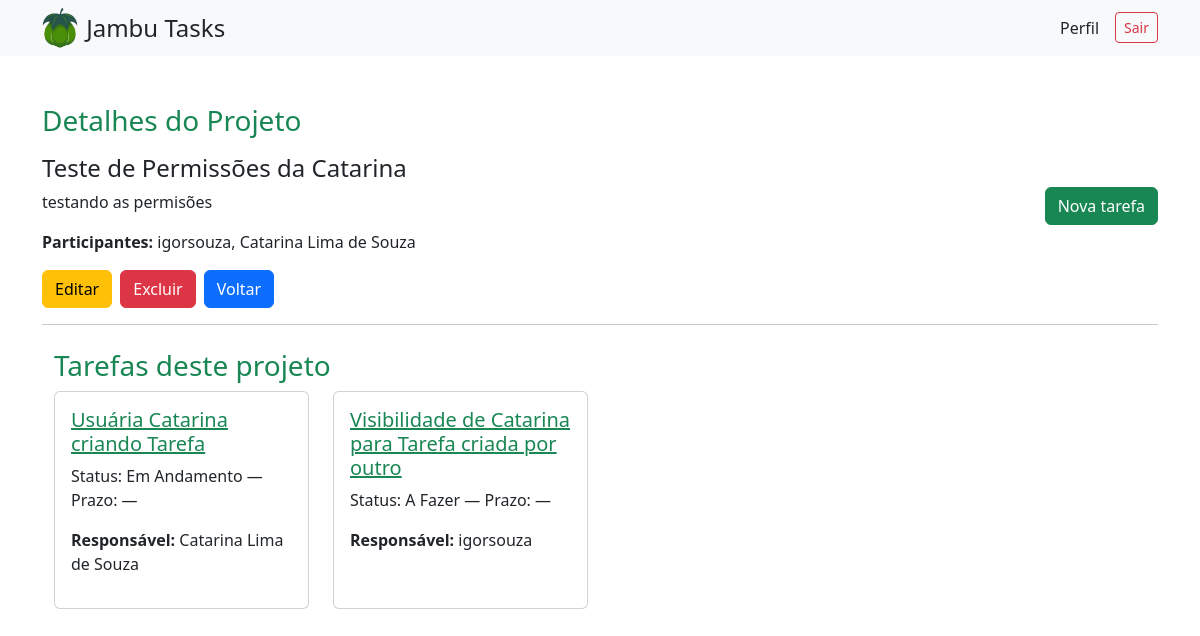
Screenshot of /projetos/14/ (signed in) with the database file from the repository.
### projetos/models.py (models this page shows, shortened)
class Projeto(models.Model):
    titulo = models.CharField("Título", max_length=200, default="Sem título")
    descricao = models.TextField("Descrição", blank=True)
    participantes = models.ManyToManyField(
        User,
        related_name="projetos",
        blank=True,
        verbose_name="Participantes"
    )
    criador = models.ForeignKey(
        User,
        on_delete=models.SET_NULL,
        null=True,
        related_name='projetos_criados',
        verbose_name="Criador"
    )
    criado_em = models.DateTimeField("Criado em", auto_now_add=True)

### tarefas/models.py (models this page shows, shortened)
class Tarefa(models.Model):
    STATUS = [
        ('a_fazer', 'A Fazer'),
        ('em_andamento', 'Em Andamento'),
        ('concluida', 'Concluída'),
    ]
    nome = models.CharField("Nome", max_length=200, default="Sem nome")
    detalhes = models.TextField("Detalhes", blank=True)
    projeto = models.ForeignKey(Projeto, on_delete=models.CASCADE, verbose_name="Projeto")
    responsavel = models.ForeignKey(User, on_delete=models.SET_NULL, null=True, blank=True, related_name='minhas_tarefas', verbose_name="Responsável")
    prazo = models.DateField("Prazo", null=True, blank=True)
    status = models.CharField("Status", max_length=20, choices=STATUS, default='a_fazer')
    criado_em = models.DateTimeField("Criado em", auto_now_add=True)

### projetos/views.py (the view)
# urls.py: path('<int:pk>/', DetalheProjeto.as_view(), name='detalhe'),
class DetalheProjeto(LoginRequiredMixin, generic.DetailView):
    model = Projeto
    template_name = 'projetos/detalhe_projeto.html'
    context_object_name = 'projeto'
    'projetos.view_projeto'
    def get_queryset(self):
        user = self.request.user
        return Projeto.objects.filter(
            models.Q(criador=user) | models.Q(participantes=user)
        ).distinct()
    def get_context_data(self, **kwargs):
        contexto = super().get_context_data(**kwargs)
        contexto['tarefas'] = Tarefa.objects.filter(projeto=self.object)
        return contexto

### projetos/templates/projetos/detalhe_projeto.html
{% extends "base.html" %}
{% block content %}
<div class="container mt-4">
  <div class="d-flex justify-content-between align-items-center">
    <div>
      <h3 class="text-success mb-3">Detalhes do Projeto</h3>
      <h4>{{ projeto.titulo }}</h4>
      <p>{{ projeto.descricao }}</p>
      <p><strong>Participantes:</strong>
        {% for usuario in projeto.participantes.all %}
          {{ usuario.get_full_name|default:usuario.username }}{% if not forloop.last %}, {% endif %}
        {% empty %}
          Nenhum participante.
        {% endfor %}
      </p>
      <div class="d-flex gap-2 mt-3">
        {% if perms.projetos.change_projeto %}
          <a class="btn btn-warning" href="{% url 'projetos:editar' projeto.pk %}">Editar</a>
        {% endif %}
        {% if perms.projetos.delete_projeto %}
          <a class="btn btn-danger" href="{% url 'projetos:excluir' projeto.pk %}">Excluir</a>
        {% endif %}
        <a class="btn btn-primary" href="{% url 'projetos:lista_projetos' %}">Voltar</a>
      </div>
    </div>
    <div class="ms-4">
      {% if perms.tarefas.add_tarefa %}
        <a class="btn btn-success"
           href="{% url 'tarefas:criar_tarefa' %}?projeto={{ projeto.pk }}">
          Nova tarefa
        </a>
      {% endif %}
    </div>
  </div>
  <hr>
  <div class="container mt-4">
    <h3 class="text-success">Tarefas deste projeto</h3>
    <div class="row">
      {% for tarefa in tarefas %}
        <div class="col-md-3 mb-3">
          <div class="card h-100">
            <div class="card-body">
              <h5>
                <a class="text-success" href="{% url 'tarefas:detalhe_tarefa' tarefa.pk %}">
                  {{ tarefa.nome }}
                </a>
              </h5>
              <p>Status: {{ tarefa.get_status_display }} — Prazo: {{ tarefa.prazo|default:"—" }}</p>
              {% if tarefa.responsavel %}
                <p><strong>Responsável:</strong> {{ tarefa.responsavel.get_full_name|default:tarefa.responsavel.username }}</p>
              {% endif %}
            </div>
          </div>
        </div>
      {% empty %}
        <div class="col-12">
          <p>Não há tarefas cadastradas para este projeto.</p>
        </div>
      {% endfor %}
    </div>
  </div>
</div>
{% endblock %}

### rows the page displays
Projeto: titulo "Teste de Permissões da Catarina", descricao "testando as permisões"
Tarefa: nome "Usuária Catarina criando Tarefa", status "Em Andamento", prazo "—", responsavel.get_full_name "Catarina Lima de Souza"
Tarefa: nome "Visibilidade de Catarina para Tarefa criada por outro", status "A Fazer", prazo "—", responsavel.get_full_name "igorsouza"

### other values shown
{{ usuario.get_full_name|default:usuario.username }} "igorsouza"
{{ usuario.get_full_name|default:usuario.username }} "Catarina Lima de Souza"
